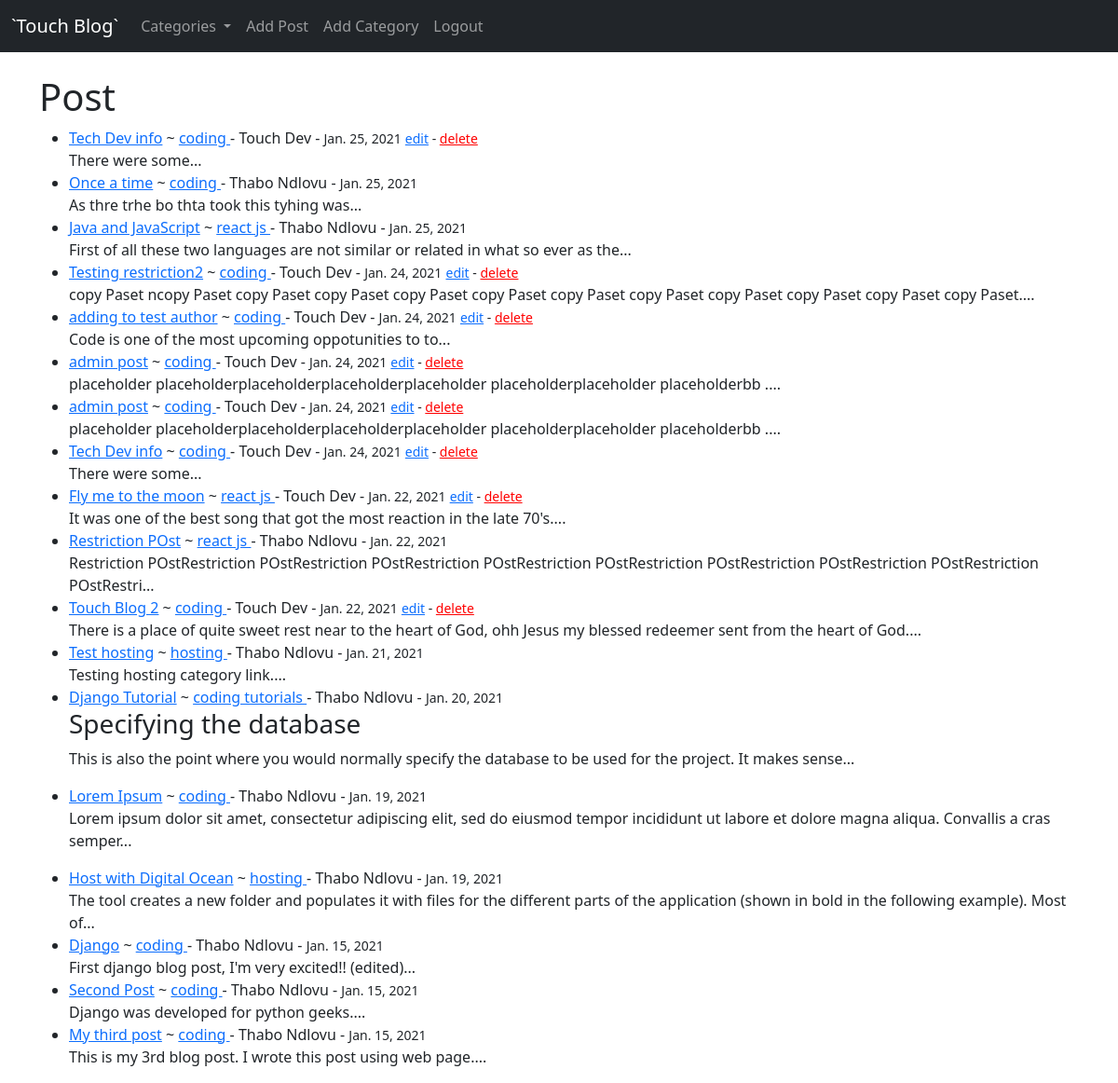
Screenshot of /blog/ (signed in) with the database file from the repository.
### blog/models.py (models this page shows, shortened)
class Post(models.Model):
    title = models.CharField(max_length=255)
    author = models.ForeignKey(User, on_delete=models.CASCADE)
    body = models.TextField()
    post_date = models.DateField(auto_now_add=True)
    category = models.CharField(max_length=255, default='coding')
    likes = models.ManyToManyField(User, related_name="blog_posts")

### blog/views.py (the view)
# urls.py: path('', HomeView.as_view(), name='home'),
class HomeView(ListView):
	model = Post
	template_name = 'home.html'
	ordering = ['-post_date']
	def get_context_data(self, *args, **kwargs):
		cat_menu = Category.objects.all()
		context = super(HomeView, self).get_context_data(*args, **kwargs)
		context['cat_menu'] = cat_menu
		return context

### blog/models.py (called while the page is built)
	def __str__(self):
		return self.name

### blog/templates/home.html
{% extends 'base.html' %}
{% block content %}
    <h1>Post</h1>
	<ul>
	{% for post in object_list %}
		<li>
		<a href="{% url 'article' post.pk %}">{{ post.title }}</a>
		 ~ <a href="{% url 'category' post.category|slugify %}"> {{ post.category }} </a>
		 - {{ post.author.first_name }} {{ post.author.last_name }} - <small>{{ post.post_date }}</small>
		 <small>
			{% if user.is_authenticated %}
				{% if user.id == post.author.id %}
					<a href="{% url 'update_post' post.pk %}">edit</a> -
					<a style="color: red;" href="{% url 'delete_post' post.pk %}">delete</a>
				{% endif %}
			{% endif %}
		 </small>
		 <br>
		{{ post.body|slice:":150"|safe }}...
		</li>
	{% endfor %}
	</ul>
{% endblock %}

### rows the page displays
Post: title "Tech Dev info", category "coding", author.first_name "Touch", author.last_name "Dev", post_date "Jan. 25, 2021", shows "edit", body "There were some"
Post: title "Once a time", category "coding", author.first_name "Thabo", author.last_name "Ndlovu", post_date "Jan. 25, 2021", body "As thre trhe bo thta took this tyhing was"
Post: title "Java and JavaScript", category "react js", author.first_name "Thabo", author.last_name "Ndlovu", post_date "Jan. 25, 2021", body "First of all these two languages are not similar or related in what so ever as the"
Post: title "Testing restriction2", category "coding", author.first_name "Touch", author.last_name "Dev", post_date "Jan. 24, 2021", shows "edit", body "copy Paset ncopy Paset copy Paset copy Paset copy Paset copy Paset copy Paset copy Paset copy Paset copy Paset copy Paset copy Paset."
Post: title "adding to test author", category "coding", author.first_name "Touch", author.last_name "Dev", post_date "Jan. 24, 2021", shows "edit", body "Code is one of the most upcoming oppotunities to to"
Post: title "admin post", category "coding", author.first_name "Touch", author.last_name "Dev", post_date "Jan. 24, 2021", shows "edit", body "placeholder placeholderplaceholderplaceholderplaceholder placeholderplaceholder placeholderbb ."
Post: title "admin post", category "coding", author.first_name "Touch", author.last_name "Dev", post_date "Jan. 24, 2021", shows "edit", body "placeholder placeholderplaceholderplaceholderplaceholder placeholderplaceholder placeholderbb ."
Post: title "Tech Dev info", category "coding", author.first_name "Touch", author.last_name "Dev", post_date "Jan. 24, 2021", shows "edit", body "There were some"
Post: title "Fly me to the moon", category "react js", author.first_name "Touch", author.last_name "Dev", post_date "Jan. 22, 2021", shows "edit", body "It was one of the best song that got the most reaction in the late 70's."
Post: title "Restriction POst", category "react js", author.first_name "Thabo", author.last_name "Ndlovu", post_date "Jan. 22, 2021", body "Restriction POstRestriction POstRestriction POstRestriction POstRestriction POstRestriction POstRestriction POstRestriction POstRestriction POstRestri"
Post: title "Touch Blog 2", category "coding", author.first_name "Touch", author.last_name "Dev", post_date "Jan. 22, 2021", shows "edit", body "There is a place of quite sweet rest near to the heart of God, ohh Jesus my blessed redeemer sent from the heart of God."
Post: title "Test hosting", category "hosting", author.first_name "Thabo", author.last_name "Ndlovu", post_date "Jan. 21, 2021", body "Testing hosting category link."
Post: title "Django Tutorial", category "coding tutorials", author.first_name "Thabo", author.last_name "Ndlovu", post_date "Jan. 20, 2021", body "Specifying the database This is also the point where you would normally specify the database to be used for the project. It makes sense"
Post: title "Lorem Ipsum", category "coding", author.first_name "Thabo", author.last_name "Ndlovu", post_date "Jan. 19, 2021", body "Lorem ipsum dolor sit amet, consectetur adipiscing elit, sed do eiusmod tempor incididunt ut labore et dolore magna aliqua. Convallis a cras semper"
Post: title "Host with Digital Ocean", category "hosting", author.first_name "Thabo", author.last_name "Ndlovu", post_date "Jan. 19, 2021", body "The tool creates a new folder and populates it with files for the different parts of the application (shown in bold in the following example). Most of"
Post: title "Django", category "coding", author.first_name "Thabo", author.last_name "Ndlovu", post_date "Jan. 15, 2021", body "First django blog post, I'm very excited!! (edited)"
Post: title "Second Post", category "coding", author.first_name "Thabo", author.last_name "Ndlovu", post_date "Jan. 15, 2021", body "Django was developed for python geeks."
Post: title "My third post", category "coding", author.first_name "Thabo", author.last_name "Ndlovu", post_date "Jan. 15, 2021", body "This is my 3rd blog post. I wrote this post using web page."
